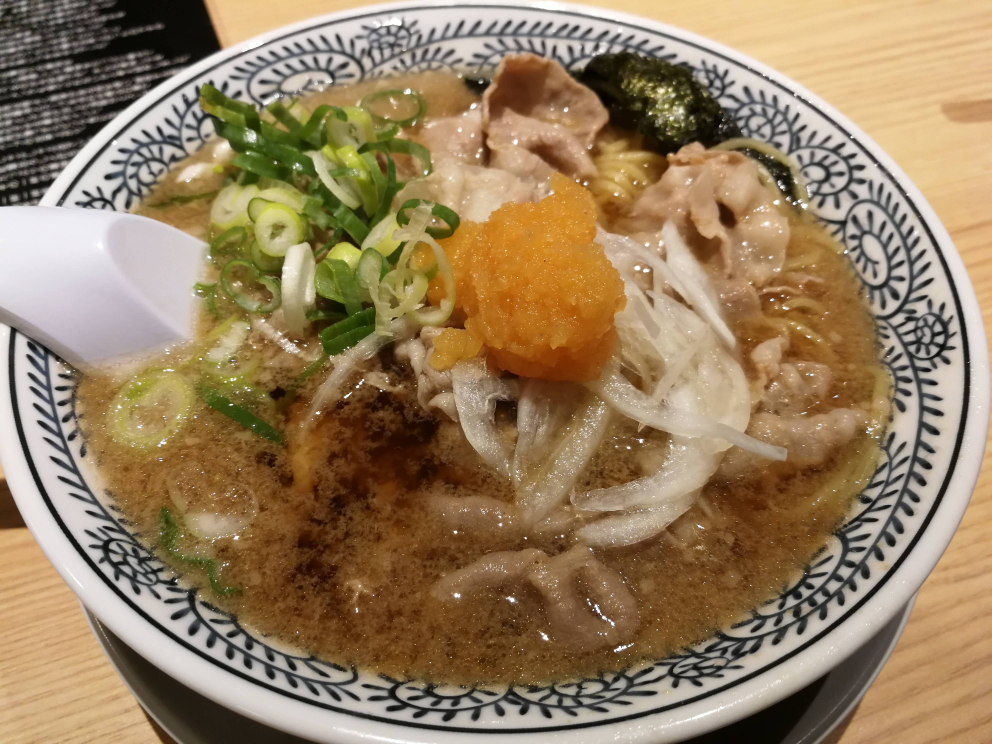
#> input picture python/sprite_image/images/IMG_20180925_202909.jpg, 3968 x 2976 px (shown at 1/4 size); its folder holds only this picture in this run
$ python sprite_image.py   (older library calls are emulated)
#> lines starting #> are read from the running program, lines starting #| are printed output that depends on the picture
from PIL import Image
import math
import glob
import argparse


def parse_args():
    parser = argparse.ArgumentParser()
    parser.add_argument('-id', '--images-dir',
                        required=False, default="images")
    parser.add_argument('-o', '--output',
                        required=False, default="sprite.png")
    return parser.parse_args()


def generate_sprite_image(image_paths, output):
#> called with output = 'sprite.png'
    grid = int(math.sqrt(len(image_paths)))+1
    height = 8192//grid
    width = 8192//grid
    sprite_image = Image.new(
        mode='RGB',
        size=(width*grid, height*grid),
        color=(0, 0, 0))
#> sprite_image: PIL image 8192x8192 RGB; every value is 0

    for i in range(len(image_paths)):
        row = i // grid
        col = i % grid
        img_path = image_paths[i]
        img = Image.open(img_path)
#> img is the input picture: PIL image 3968x2976 RGB; mean R, G, B 150.1, 126.7, 95.3
        img = img.resize((height, width), Image.ANTIALIAS)
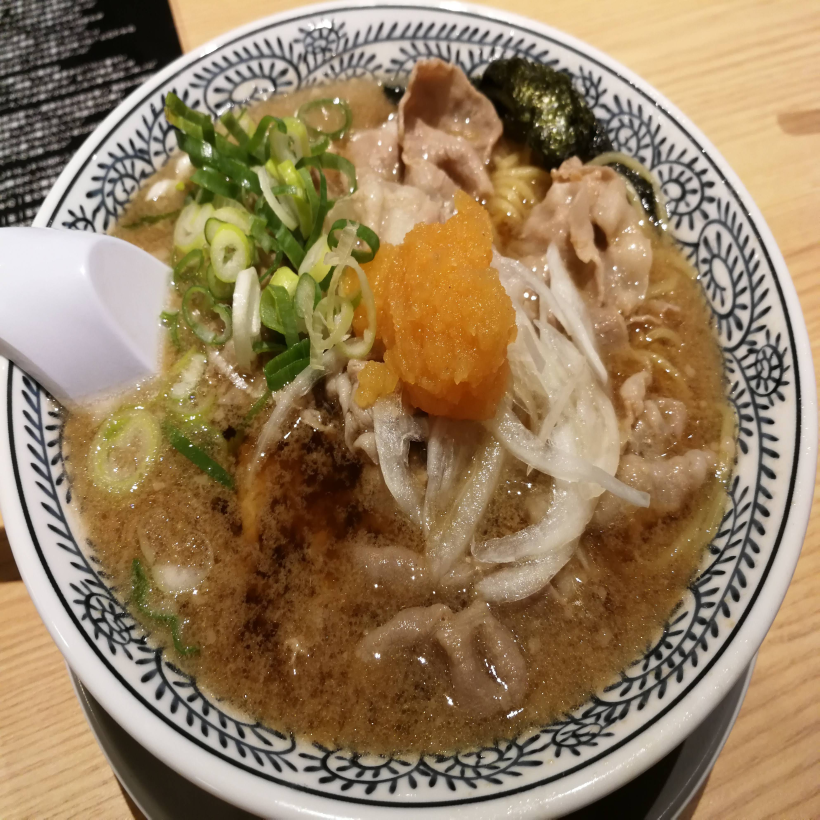
#> img: PIL image 4096x4096 RGB (shown at 1/5 size); mean R, G, B 150.1, 126.7, 95.3
        row_loc = row*height
        col_loc = col*width
        sprite_image.paste(img, (col_loc, row_loc))
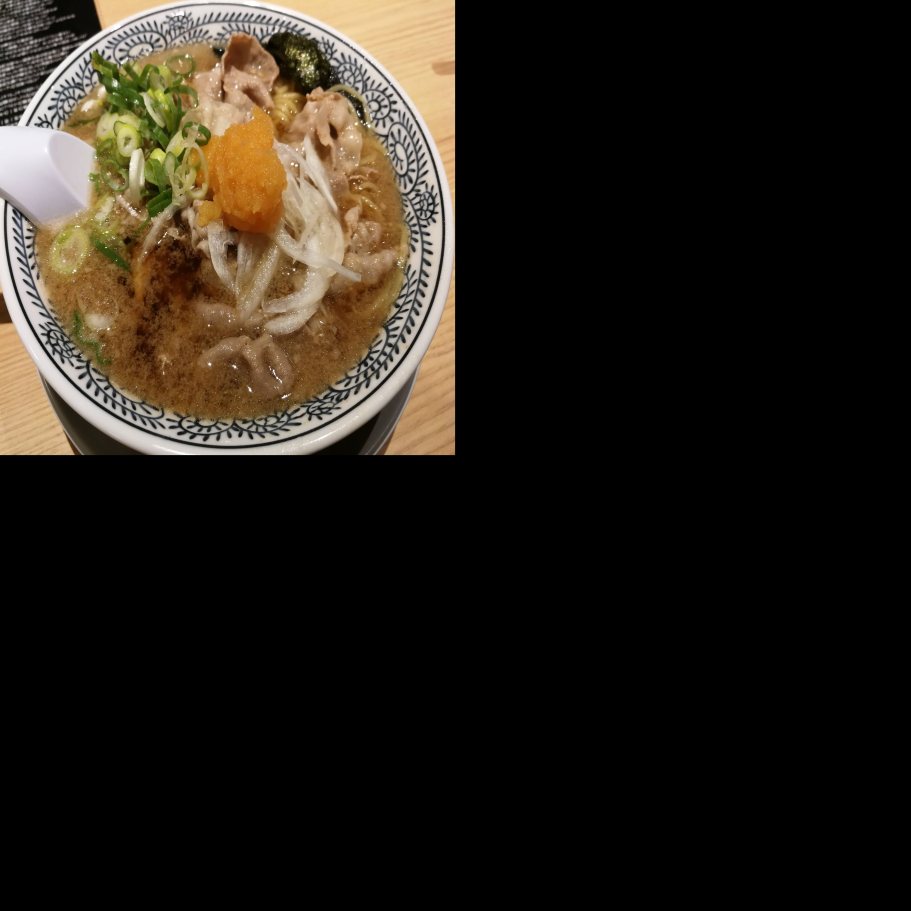
#> sprite_image: PIL image 8192x8192 RGB (shown at 1/9 size); mean R, G, B 37.5, 31.7, 23.8
    sprite_image.save(output)


if __name__ == "__main__":
    args = parse_args()
    img_dir = args.images_dir
    output = args.output

    img_paths = glob.glob("{}/*".format(img_dir))
    print("images: {}".format(img_paths))

    generate_sprite_image(img_paths, output)
